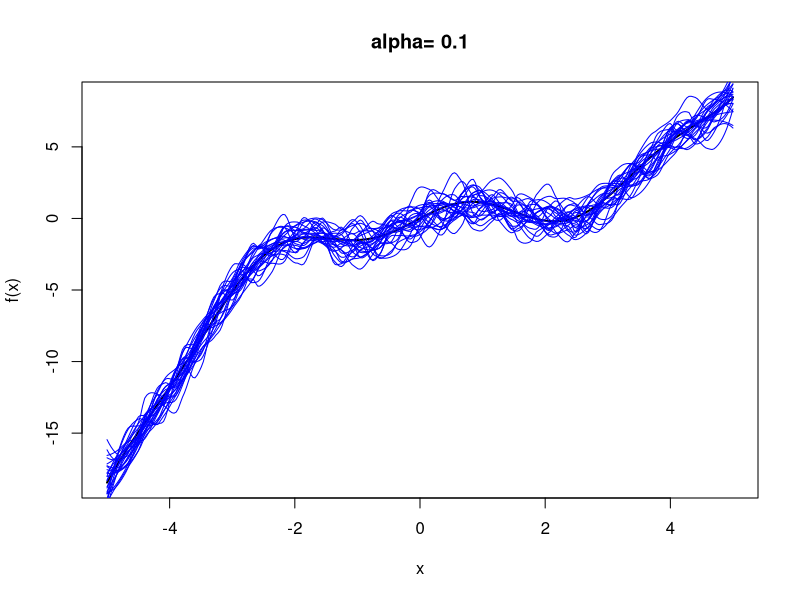
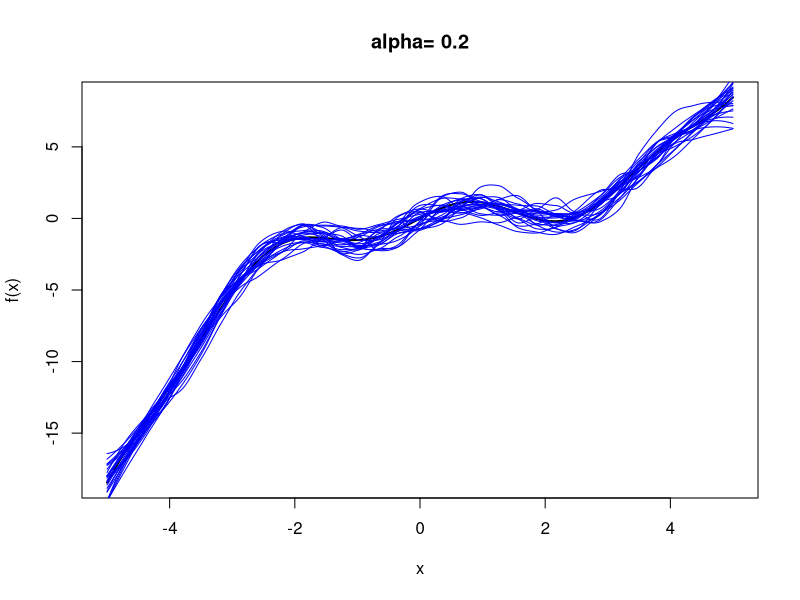
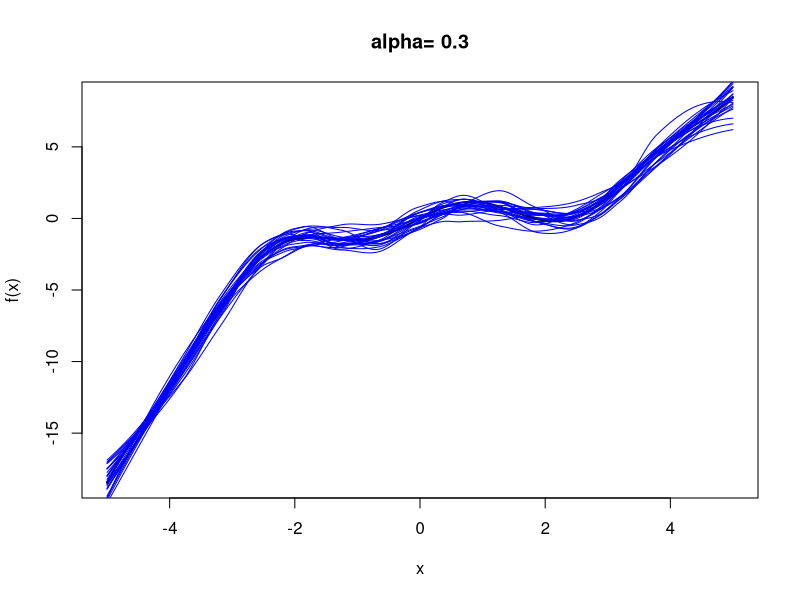
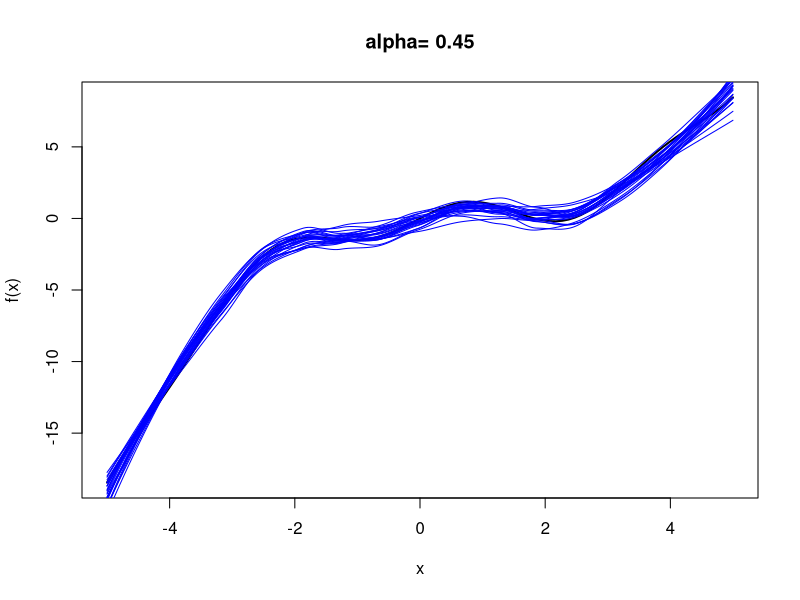
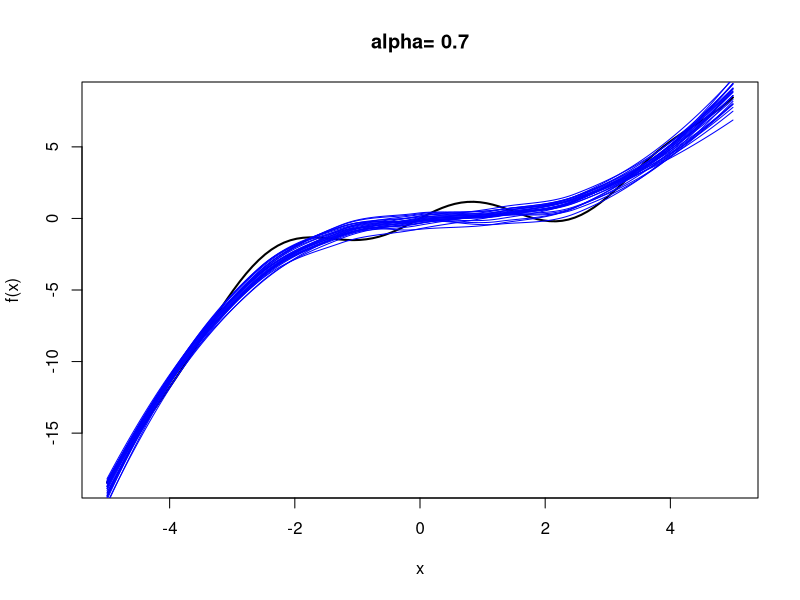
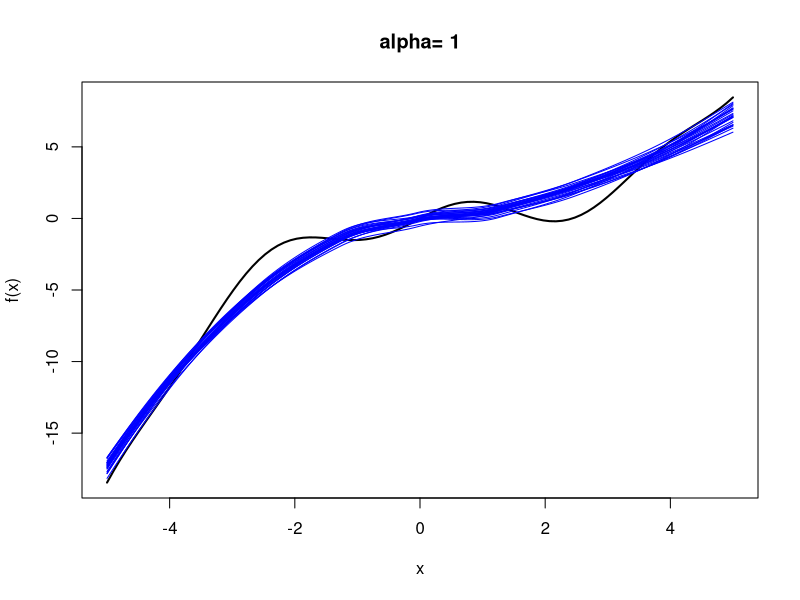
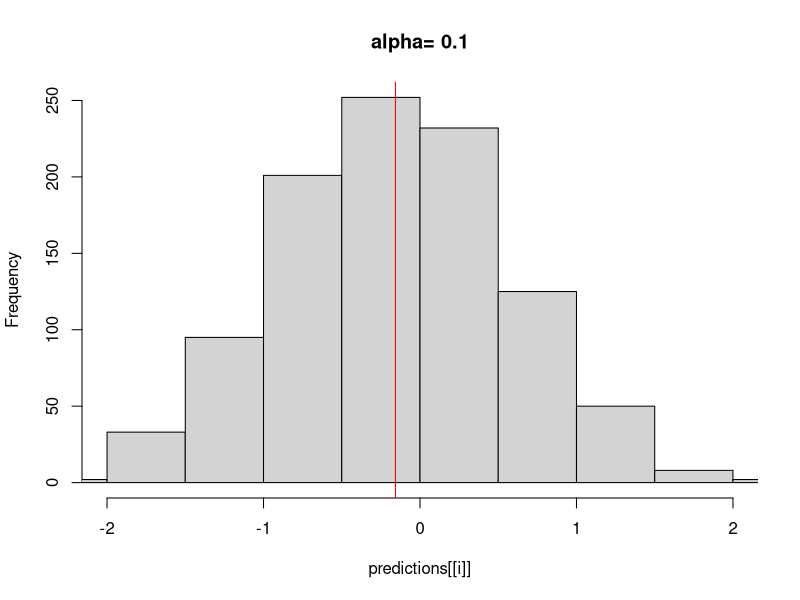
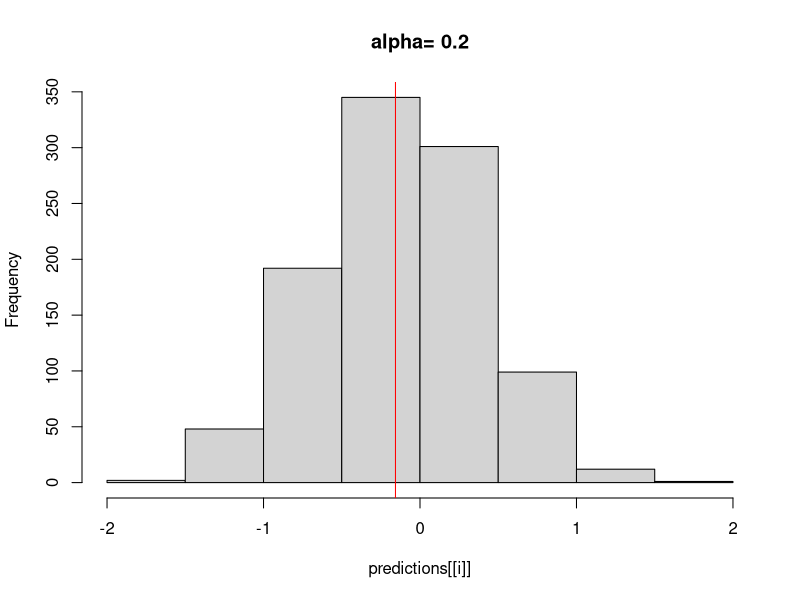

Here is the R script that generated these plots, in order:
# Computational statistics exercise 3 problem 3 by Jonathan Dietrich

# Bias-variance trade-off

# Non-linear function:
# Inputs: x, 
# Outputs: f(x)
f <- function(x){
  fx <- 0.3* x - 0.2*x^2 + 0.1*x^3 + sin(2*x)
  return(fx)
}

# we are going to use loess smoothers (nonparametric regression), 
#   with different levels of smoothing:
span <- c(0.1,0.2,0.3,0.45,0.7,1)    # smoothing parameter for loess:
# small values mean little smoothing and hence complex models 

# 1a create 25 data sets and do plots for different levels
# I decided to do separate plots for each level of smoothing

# returns y of one simulation
n_sims <- 25
grid <- seq(from=-5,to=5,length=300)

simulate_y <- function(x_values, sd, mean=0){
  y <- f(x_values) + rnorm(n=length(x_values),mean=mean,sd=sd)
  return(y)
}

# takes in x and a matrix of y values (different realizations in columns) and the span parameter
# fits one loess smoother for each column of y_mat with span span_param
matrix_fit_smoothers <- function(x_val, y_mat, span_param){
  smoothers <- apply(y_mat, 2, fit_loess, x=x_val, span_val=span_param)
}

fit_loess <- function(y, x, span_val){
  loess(y ~ x, span=span_val)
}

plot_fitted_curves <- function(fitted_models, model_span){
  plot(x,f(x), type="l", lwd=2, main=paste("alpha=", model_span))
  for (lo in fitted_models){ 
    lines(grid, predict(object=lo, grid),col="blue")
  }
}

run_loess_simulations <- function(sigma, n, n_sims, plot_curves=False){
  y_matrix <- replicate(n = n_sims, expr = simulate_y(x_values = x, sd=sigma))
  
  loess_span_results <- vector("list", length(span))
  for (i in 1:length(span)){
    loess_span_results[[i]] <- matrix_fit_smoothers(x, y_matrix, span[i])
    if(plot_curves){
      plot_fitted_curves(loess_span_results[[i]], span[i])
    }
  }
  return(loess_span_results)
}

predict_all_models <- function(model_list, new_data){
  predictions <- vector(mode = "list", length = length(model_list))
  for(i in seq_along(model_list)){
    predictions[[i]] <- sapply(X = model_list[[i]], FUN = predict, newdata=x_test)
  }
  return(predictions)
}

# plot histograms of prediction for x_test for different models
plot_different_span_histograms <- function(fitted_models, x_test, predictions){
  if(missing(predictions)){
    predictions <- predict_all_models(fitted_models, new_data=x_test)
  }
  for(i in 1:length(fitted_models)){
    curr_span <- span[i]
    hist(predictions[[i]], xlim = c(-2,2), main = paste("alpha=", curr_span))
    abline(v=f(x_test), col="red")
  }
}

# plots a histogram of the predictions for different fitted models in the models vector
plot_prediction_histogram <- function(models, span_param, x_test){
  predictions <- sapply(X = models, FUN = predict, newdata=x_test)
  hist(predictions, xlim = c(-2,2), main = paste("alpha=", span_param))
  abline(v=f(x_test), col="red")
}

mean_squared_error <- function(predictions, true_y){
  mean_error <- mean((predictions - true_y)**2)
  return(mean_error)
}

bias <- function(predictions, true_value){
  bias <- mean(predictions - true_value)
  return(bias)
}

# 1b different values of sigma and n
# parameters for data simulation:
sigma <- 1.5                        # standard devation of noise
n <- 100                            # sample size
x <- seq(from=-5,to=5, length=n)    # x-values (fixed throughout simulation)
run_loess_simulations(sigma, n, n_sims = 25, plot_curves=T)

# 1c plot histograms
sigma <- 1.5                        # standard devation of noise
n <- 100                            # sample size
x_test <- 2
n_sims <- 1000
sim_models <- run_loess_simulations(sigma = sigma, n = n, n_sims = n_sims, plot_curves=FALSE)
predictions <- predict_all_models(sim_models, new_data=x_test)
plot_different_span_histograms(sim_models, x_test=x_test, predictions = predictions)

# 1d test MSE
y_true <- replicate(n = length(sim_models[[1]]), expr = simulate_y(x_values = x_test, sd=sigma))
mse <- sapply(predictions, FUN = mean_squared_error, true_y=y_true)
variance_est <- sapply(predictions, FUN = var)
bias_est <- sapply(predictions, FUN = bias, true_value=f(2))
bias_squared_est <- bias_est**2
plot(span,mse,type="l",col="red", ylim = c(0,6))
lines(span,variance_est,col="green")
lines(span,bias_squared_est,col="blue")
abline(h = sigma**2, lty=2)
legend(x="topleft", lty = c(1, 1, 2), col=c("red", "green", "blue", "black"), legend=c("MSE", "Variance", "Bias**2", "irreducible error"))
bias_squared_est+variance_est+sigma^2-mse
